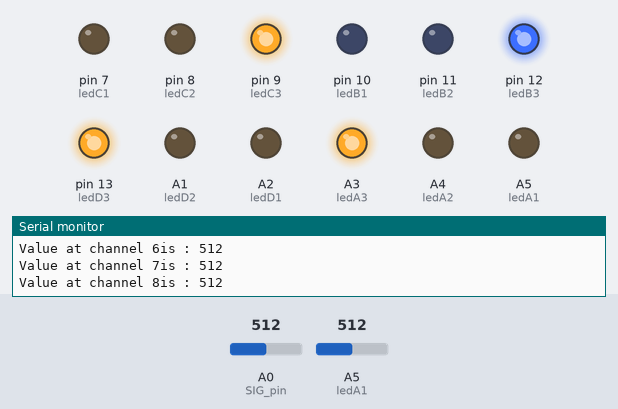
A sketch run on a simulated Arduino Uno, built with avr-gcc and run on an emulated ATmega328P. Shown: output pins drawn as LEDs (lit = HIGH), the last lines printed to the serial monitor. The test bench sets the inputs (shaded band); at power-on: A0 (SIG_pin) = 512, A5 (ledA1) = 512. Pins used as bus, display or sensor lines are not drawn.

Above: at 1.2 s.
1.3 s: A0 (SIG_pin) set to 491
At 3.1 s:
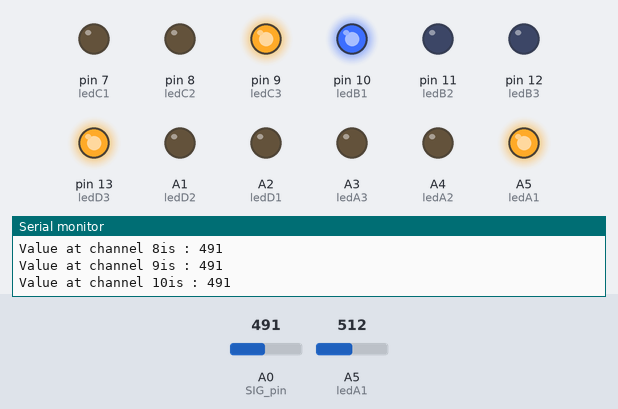
At 13.7 s:
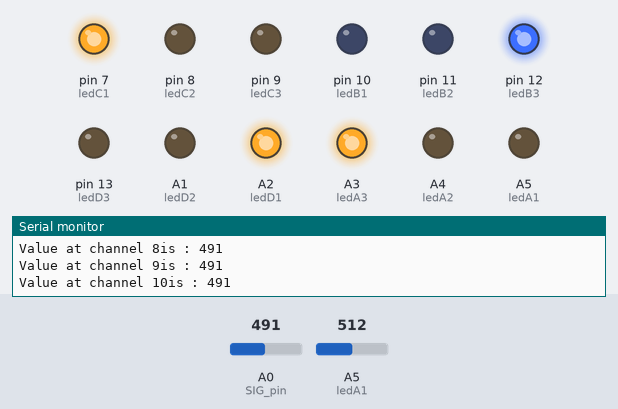
Timing chart, 0 to 14.3 s (numbered marks = the images above; inputs shaded):
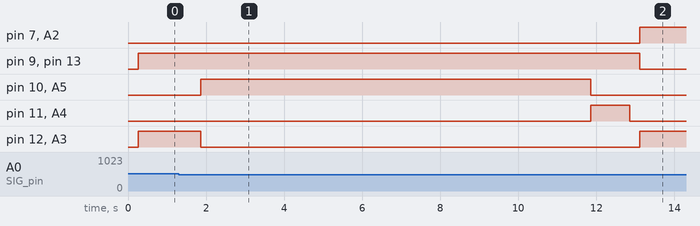

Measured:
- the behaviour switches between 500 and 499 on A0 (SIG_pin) (found by bisection; images 0 and 1)
- after the input at 1.3 s, pin 7 (ledC1), A2 (ledD1): LOW → HIGH after 11.8 s; pin 9 (ledC3), pin 13 (ledD3): HIGH → LOW after 11.8 s; pin 10 (ledB1), A5 (ledA1): LOW → HIGH after 0.56 s, → LOW 10.0 s later; pin 11 (ledB2), A4 (ledA2): LOW → HIGH after 10.6 s, → LOW 1.0 s later; pin 12 (ledB3), A3 (ledA3): HIGH → LOW after 0.56 s, → HIGH 11.3 s later

The sketch:

amogh-final-atc.ino
```cpp
//Mux control pins
int s0 = 3;
int s1 = 4;
int s2 = 5;
int s3 = 6;

#define ledA1 A5
#define ledA2 A4
#define ledA3 A3  //s pins are 3 4 5 6

#define ledB1 10
#define ledB2 11
#define ledB3 12

#define ledC1 7
#define ledC2 8
#define ledC3 9


#define ledD1 A2
#define ledD2 A1
#define ledD3 13
//
//#define ledZ1 A5 //AMBI-SIGNAL
//#define ledZ2 A4
//#define ledZ3 A3
int a1,a2,b1,b2,c1,c2,d1,d2,t,z1,z2,EMV;


//Mux in "SIG" pin
const int SIG_pin = A0;
const int EN = 7;// Enable pin
const int controlPin[4] = {s0,s1,s2,s3};

void setup() {


 Serial.begin(9600);

  pinMode(ledA1, OUTPUT);
  pinMode(ledA2, OUTPUT);
  pinMode(ledA3, OUTPUT);

  pinMode(ledB1, OUTPUT);
  pinMode(ledB2, OUTPUT);
  pinMode(ledB3, OUTPUT);

  pinMode(ledC1, OUTPUT);
  pinMode(ledC2, OUTPUT);
  pinMode(ledC3, OUTPUT);

  pinMode(ledD1, OUTPUT);
  pinMode(ledD2, OUTPUT);
  pinMode(ledD3, OUTPUT);


 pinMode(s0, OUTPUT);
  pinMode(s1, OUTPUT);
  pinMode(s2, OUTPUT);
  pinMode(s3, OUTPUT);

  digitalWrite(s0, LOW);
  digitalWrite(s1, LOW);
  digitalWrite(s2, LOW);
  digitalWrite(s3, LOW);


}

int readMux(int channel){
  int controlPin[] = {s0, s1, s2, s3};

  int muxChannel[16][4]={
    {0,0,0,0}, //channel 0
    {1,0,0,0}, //channel 1
    {0,1,0,0}, //channel 2
    {1,1,0,0}, //channel 3
    {0,0,1,0}, //channel 4
    {1,0,1,0}, //channel 5
    {0,1,1,0}, //channel 6
    {1,1,1,0}, //channel 7
    {0,0,0,1}, //channel 8
    {1,0,0,1}, //channel 9
    {0,1,0,1}, //channel 10
    {1,1,0,1}, //channel 11
    {0,0,1,1}, //channel 12
    {1,0,1,1}, //channel 13
    {0,1,1,1}, //channel 14
    {1,1,1,1}  //channel 15
  };

//  loop through the 4 sig
  for(int i = 0; i < 4; i ++){
    digitalWrite(controlPin[i], muxChannel[channel][i]);
  }

  //read the value at the SIG pin
  int val = analogRead(SIG_pin);

  //return the value
return val;


}


void loop(){

readval();


//if(EMV<800)
//{
//  Serial.println("*************************Ambulance detected on lane A******************************");
//  greenchannel();
//}
//else
//{
//  Serial.println("Ambulance not detected on any lane");
//
//}

if(a2 <500 || b1 <500 || b2 < 500)
{
 laneA();
// if(EMV<800)
// {
//  greenchannel();
// }
 if(c1 < 500 || c2 < 500 || d1 < 500 || d2 < 500)
 {
  laneB();
 }
 else if(a2 <500 && b1 <500 && c2 < 500 )
{
  laneA();
}
}
else if(c1 < 500 || c2 < 500 || d1 < 500 || d2 < 500)
{
  laneB();
//  if(EMV<800)
// {
//  greenchannel();
// }
  if(a2 <500 || b1 <500 || b2 < 500)
  {
    laneA();
  }
}

else if(c1 < 500 && c2 < 500 && d1 < 500 && d2 < 500)
{
  laneB();
}
else
{
  digitalWrite(ledA3,HIGH);
  digitalWrite(ledB3,HIGH);
  digitalWrite(ledC3,HIGH);
  digitalWrite(ledD3,HIGH);
}


}


void readval()
{

  a2 = readMux(1);
  d1 = readMux(6);
  d2 = readMux(7);
  b1 = readMux(4);
  b2 = readMux(5);
  c1 = readMux(2);
  c2 = readMux(3);
  z1 = readMux(13);
  z2 = readMux(14);
  t=analogRead(readMux(10));
  EMV=readMux(12);
//delay(100);
  for(int i = 0; i < 11; i ++){
    Serial.print("Value at channel ");


    Serial.print(i);
    Serial.print("is : ");
    Serial.println(readMux(i));

    }
}

void laneA()
{
  digitalWrite(ledA3, LOW);
  digitalWrite(ledB3,LOW);

  digitalWrite(ledA1, HIGH);
  digitalWrite(ledB1,HIGH);

  digitalWrite(ledC3, HIGH);
  digitalWrite(ledD3, HIGH);
  delay(10000);
  digitalWrite(ledA2, HIGH);
  digitalWrite(ledB2, HIGH);

  digitalWrite(ledA1, LOW);
  digitalWrite(ledB1, LOW);


  delay(1000);
  digitalWrite(ledA2, LOW);
  digitalWrite(ledB2,LOW);


 readval();
}

void laneB()
{
  digitalWrite(ledC3, LOW);
  digitalWrite(ledD3,LOW);

  digitalWrite(ledC1, HIGH);
  digitalWrite(ledD1,HIGH);

  digitalWrite(ledA3, HIGH);
  digitalWrite(ledB3, HIGH);

  delay(10000);
   digitalWrite(ledC2, HIGH);
  digitalWrite(ledD2, HIGH);

  digitalWrite(ledC1, LOW);
  digitalWrite(ledD1, LOW);

  delay(1000);
  digitalWrite(ledC2, LOW);
  digitalWrite(ledD2,LOW);


  readval();
}

void greenchannel()
{
  digitalWrite(ledA3, LOW);

  digitalWrite(ledA1, HIGH);
  digitalWrite(ledB3,HIGH);

  digitalWrite(ledC3, HIGH);
  digitalWrite(ledD3, HIGH);
  delay(10000);
  digitalWrite(ledA2, HIGH);

  digitalWrite(ledA1, LOW);


  delay(1000);
  digitalWrite(ledA2, LOW);

  readval();
}
```
